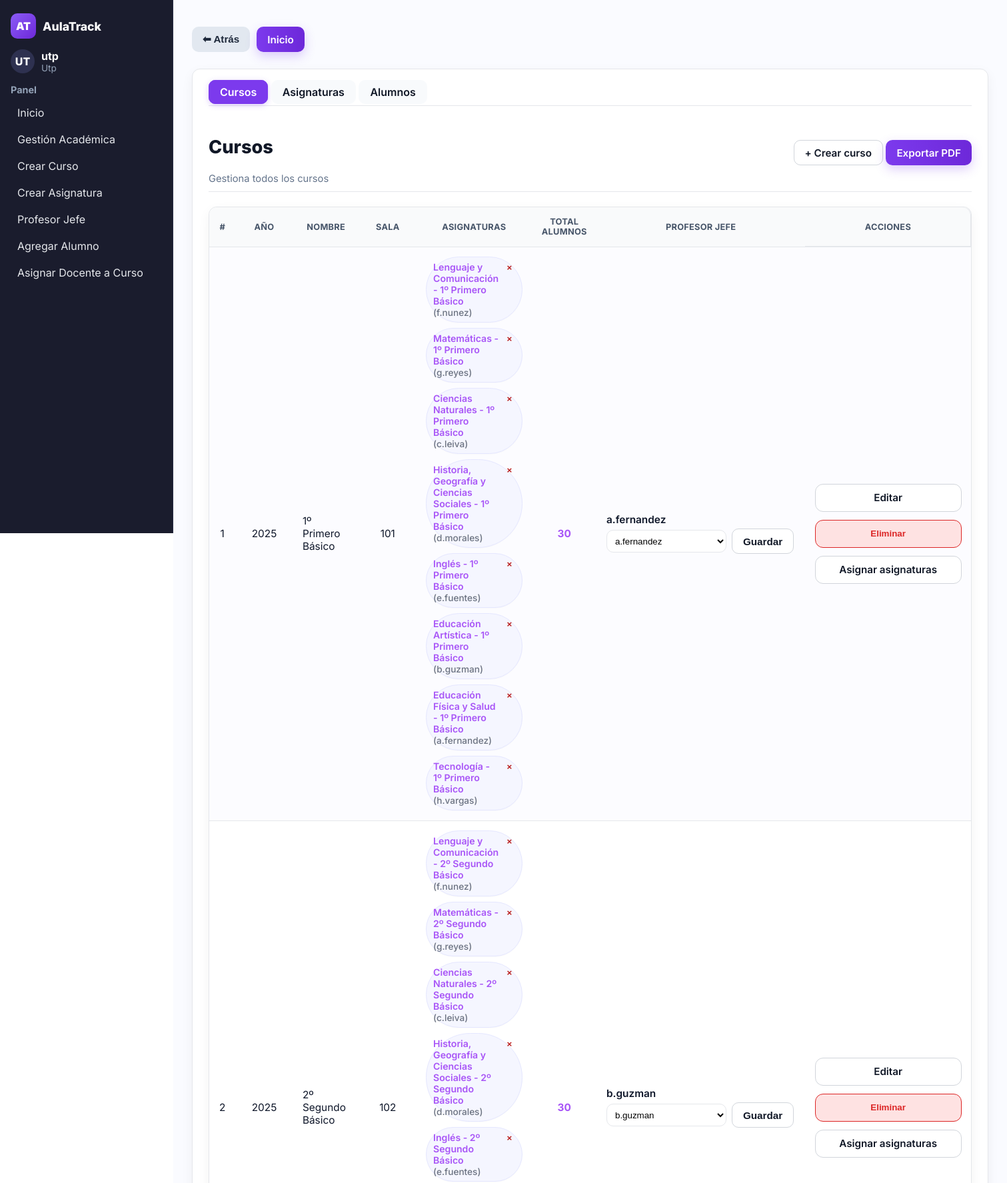
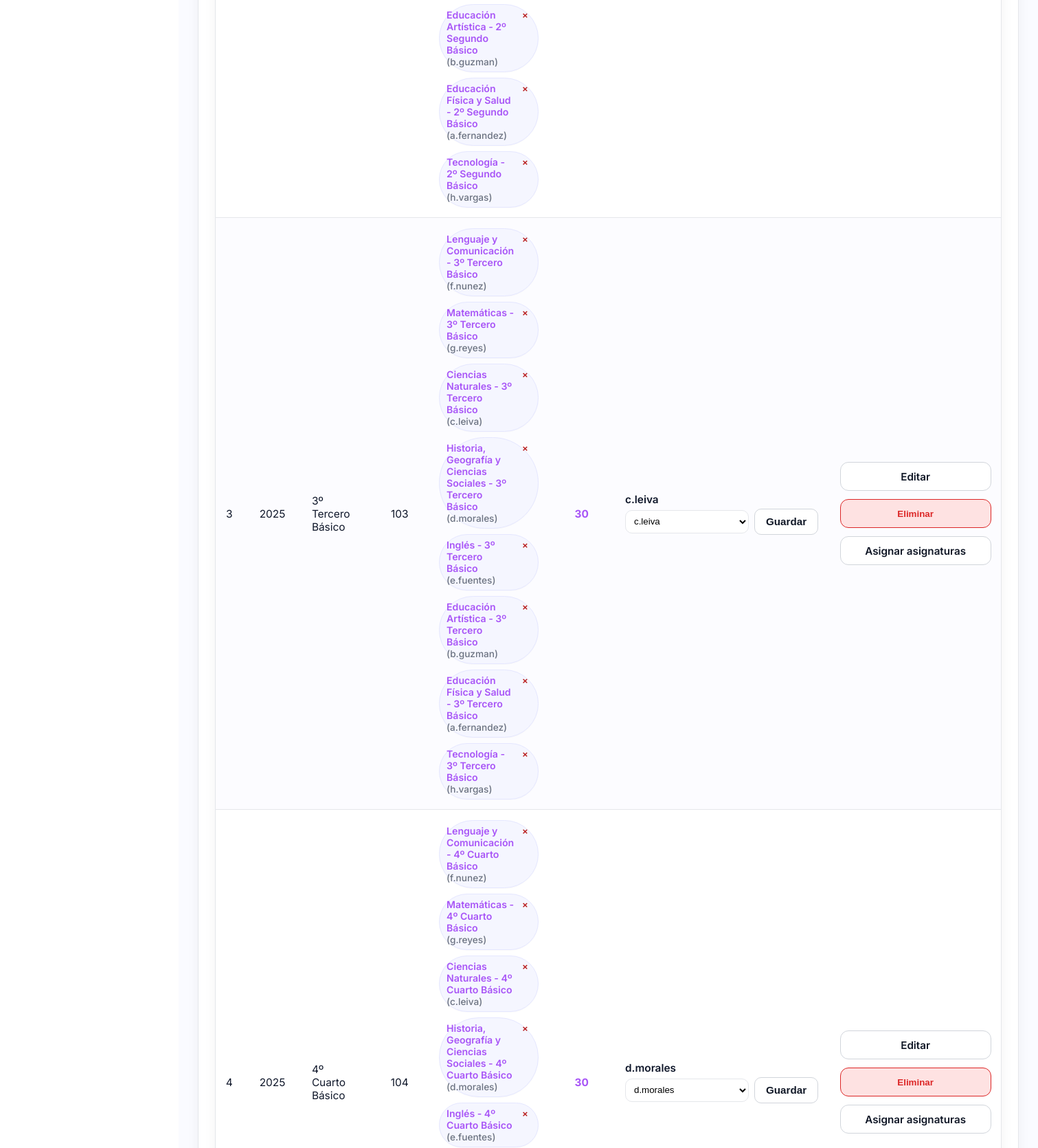
Page /cursos/ (signed in, upper part) on the committed database (2 pictures, top to bottom).
### usuarios/models.py (models this page shows, shortened)
class Usuario(AbstractUser):
    nombres = models.CharField(max_length=100)
    apellidos = models.CharField(max_length=100)
    rut = models.CharField(max_length=12, unique=True, validators=[rut_validator])
    ROLE_DOCENTE = 'docente'
    ROLE_UTP = 'utp'
    ROLE_INSPECTOR = 'inspector'
    ROLE_CHOICES = [
        (ROLE_DOCENTE, 'Docente'),
        (ROLE_UTP, 'UTP'),
        (ROLE_INSPECTOR, 'Inspector'),
    ]
    role = models.CharField(max_length=20, choices=ROLE_CHOICES)

class Curso(models.Model):
    año = models.CharField(max_length=15)
    nombre = models.CharField(max_length=30)
    sala = models.CharField(max_length=10)
    profesor_jefe = models.ForeignKey(
        Usuario,
        on_delete=models.CASCADE,
        null=True,
        blank=True,
        limit_choices_to={'role': 'docente'},
        related_name='cursos_como_profesor_jefe'
    )
    def __str__(self):
        return f"{self.año} {self.nombre} - ({self.sala})"
    class Meta:
        constraints = [
            models.UniqueConstraint(
                Lower('año'), Lower('nombre'), Lower('sala'),
                name='uniq_curso_anio_nombre_sala_ci'
            )
        ]

class Asignatura(models.Model):
    nombre = models.CharField(max_length=30)
    descripcion = models.TextField(blank=True)
    profesor = models.ForeignKey(
        Usuario, on_delete=models.CASCADE, null=True, blank=True, limit_choices_to={'role': 'docente'}
    )
    curso = models.ForeignKey(
        'Curso', on_delete=models.CASCADE, related_name='asignaturas', null=True, blank=True
    )

### usuarios/views.py (the view, shortened to what this page needs)
# urls.py: path('cursos/', cursos_lista, name='cursos_lista'),
@login_required
def cursos_lista(request):
    page = request.GET.get("page", "1")
    curso_id = request.GET.get("curso")
    filtro_nombre = request.GET.get("nombre_asignatura")
    cursos = (
        Curso.objects
        .select_related("profesor_jefe")
        .prefetch_related("asignaturas", "asignaturas__profesor")
        .annotate(
            num_asignaturas=Count("asignaturas", distinct=True),
            num_alumnos=Count("alumno", distinct=True),
        )
        .order_by("año", "nombre")
    )
    docentes = Usuario.objects.filter(role="docente").order_by("first_name", "last_name", "username")
    alumnos = (
        Alumno.objects
        .select_related("curso")
        .order_by("curso__año", "curso__nombre", "apellidos", "nombres")
    )
    if curso_id:
        alumnos = alumnos.filter(curso_id=curso_id)
    asignaturas = Asignatura.objects.select_related("profesor").all().order_by("nombre")
    context = {
        "page": page,
        "cursos": cursos,
        "asignaturas": asignaturas,
        "docentes": docentes,
        "alumnos": alumnos,
        "cursos_alumno": cursos,
        "curso_seleccionado": int(curso_id) if curso_id else None,
    }
    return render(request, "cursos_lista.html", context)

### usuarios/templates/cursos_lista.html (shortened to what this page needs)
{% extends 'base.html' %}
{% load static dict_extras %}
{% block extra_css %}
<link rel="stylesheet" href="{% static 'css/cursos_lista.css' %}">
{% endblock %}
{% block content %}
<div class="page-head flex-between">
  <div>
    <a class="page-btn {% if page == '1' %}active{% endif %}" href="?page=1">Cursos</a>
    <a class="page-btn {% if page == '2' %}active{% endif %}" href="?page=2">Asignaturas</a>
    <a class="page-btn {% if page == '3' %}active{% endif %}" href="?page=3">Alumnos</a>
  </div>
</div>
{% if page == '1' %}
<div class="page-head flex-between">
  <div>
    <h1>Cursos</h1>
    <div class="hint">Gestiona todos los cursos</div>
  </div>
  <div class="head-actions">
    <a class="btn" href="{% url 'usuarios:crear_curso' %}?from=cursos_lista">+ Crear curso</a>
    <a class="btn-prim" href="{% url 'usuarios:cursos_export_pdf' %}">Exportar PDF</a>
  </div>
</div>
<div class="table-wrap">
  <table class="table table-cursos">
    <thead>
      <tr>
        <th class="col-idx">#</th>
        <th class="col-anio">AÑO</th>
        <th class="col-nombre">NOMBRE</th>
        <th class="col-sala">SALA</th>
        <th class="col-asign">ASIGNATURAS</th>
        <th class="col-total">TOTAL<br>ALUMNOS</th>
        <th class="col-pjefe">PROFESOR JEFE</th>
        <th class="col-acciones">ACCIONES</th>
      </tr>
    </thead>
    <tbody>
      {% for c in cursos %}
      <tr>
        <td class="col-idx">{{ forloop.counter }}</td>
        <td class="col-anio">{{ c.año }}</td>
        <td class="col-nombre">{{ c.nombre }}</td>
        <td class="col-sala">{{ c.sala }}</td>
        <td class="col-asign">
          {% with asigns=c.asignaturas.all %}
            {% if asigns %}
              <div class="chips">
                {% for a in asigns %}
                  <span class="chip" title="{{ a.nombre }}{% if a.profesor %} ({{ a.profesor.get_full_name|default:a.profesor.username }}){% endif %}">
                    <span class="chip-text">
                      <a class="chip-label" href="{% url 'usuarios:asignatura_editar' a.id %}">{{ a.nombre }}</a>
                      {% if a.profesor %}
                        <span class="chip-sub">({{ a.profesor.get_full_name|default:a.profesor.username }})</span>
                      {% endif %}
                    </span>
                    <form method="post" action="{% url 'usuarios:curso_quitar_asignatura' c.id a.id %}" class="chip-remove js-delete-form" data-confirm="¿Quitar «{{ a.nombre }}» del curso {{ c }}?">
                      <button type="submit" class="chip-x" aria-label="Quitar asignatura">×</button>
                    </form>
                  </span>
                {% endfor %}
              </div>
            {% else %} — {% endif %}
          {% endwith %}
        </td>
        <td class="col-total">
          <a href="?page=3&curso={{ c.id }}" class="link">{{ c.num_alumnos }}</a>
        </td>
        <td class="col-pjefe">
          {% if c.profesor_jefe %}
            <div class="pjefe-name">
              {{ c.profesor_jefe.get_full_name|default:c.profesor_jefe.username }}
            </div>
          {% else %}
            <div class="muted">—</div>
          {% endif %}
          <form method="post" action="{% url 'usuarios:asignar_profesor_jefe' %}" class="inline-form">
            <select name="profesor_jefe" class="mini-select">
              {% for d in docentes %}
                <option value="{{ d.id }}" {% if c.profesor_jefe_id == d.id %}selected{% endif %}>
                  {{ d.get_full_name|default:d.username }}
                </option>
              {% endfor %}
            </select>
            <button type="submit" class="btn mini">Guardar</button>
          </form>
        </td>
        <td class="col-acciones">
          <div class="cell-actions">
            <a class="btn" href="{% url 'usuarios:curso_editar' c.id %}">Editar</a>
            <form method="post" action="{% url 'usuarios:curso_eliminar' c.id %}" class="js-delete-form" data-confirm="¿Eliminar el curso '{{ c }}'? Esta acción no se puede deshacer.">
              <button type="submit" class="btn-danger">Eliminar</button>
            </form>
            <a class="btn" href="{% url 'usuarios:asignar_asignaturas_curso' c.id %}">Asignar asignaturas</a>
          </div>
        </td>
      </tr>
      {% empty %}
      <tr><td colspan="8">No hay cursos.</td></tr>
      {% endfor %}
    </tbody>
  </table>
</div>
{% endif %}
{% endblock %}

### usuarios/templates/base.html (shortened to what this page needs)
{% load static %}
<!DOCTYPE html>
<html lang="es">
<head>
    <link rel="stylesheet" href="{% static 'css/base.css' %}">
    {% block extra_css %}{% endblock %}
    <link rel="stylesheet" href="{% static 'css/global.css' %}">
</head>
<body>
<main class="app">
    <aside class="sidebar" aria-label="Barra lateral">
        <div class="sidebar-content">
            <div class="brand">
                <div class="logo">AT</div>
                <div class="name">AulaTrack</div>
            </div>
            {% if user.is_authenticated %}
            <div class="profile">
                <div class="avatar">{{ user.username|slice:":2"|upper }}</div>
                <div>
                    <div class="docente">{{ user.username }}</div>
                    <div class="rol">
                        {% if user.is_superuser %}
                            Superusuario
                        {% else %}
                            {{ user.role|title|default:"Sin rol" }}
                        {% endif %}
                    </div>
                </div>
            </div>
            <nav class="menu">
                <div class="nav-section">
                    <h4>Panel</h4>
                    <ul>
                        <li><a href="{% url 'usuarios:home_page' %}">Inicio</a></li>
                        {% if user.is_superuser %}
                            <li><a href="{% url 'usuarios:cursos_lista' %}">Gestión Académica</a></li>
                            <li><a href="{% url 'usuarios:crear_curso' %}">Crear Curso</a></li>
                            <li><a href="{% url 'usuarios:crear_asignatura' %}">Crear Asignatura</a></li>
                            <li><a href="{% url 'usuarios:asignar_profesor_jefe' %}">Profesor Jefe</a></li>
                            <li><a href="{% url 'usuarios:agregar_alumno' %}">Agregar Alumno</a></li>
                            <li><a href="{% url 'usuarios:gestion_usuario' %}">Usuarios</a></li>
                            <li><a href="{% url 'usuarios:historial_admin' %}">Historial</a></li>
                            <li><a href="{% url 'usuarios:asignar_docente_curso' %}">Asignar Docente a Curso</a></li>
                        {% elif user.role == "utp" %}
                            <li><a href="{% url 'usuarios:cursos_lista' %}">Gestión Académica</a></li>
                            <li><a href="{% url 'usuarios:crear_curso' %}">Crear Curso</a></li>
                            <li><a href="{% url 'usuarios:crear_asignatura' %}">Crear Asignatura</a></li>
                            <li><a href="{% url 'usuarios:asignar_profesor_jefe' %}">Profesor Jefe</a></li>
                            <li><a href="{% url 'usuarios:agregar_alumno' %}">Agregar Alumno</a></li>
                            <li><a href="{% url 'usuarios:asignar_docente_curso' %}">Asignar Docente a Curso</a></li>
                        {% elif user.role == "docente" %}
                            <li><a href="{% url 'usuarios:home_page' %}">Mis Cursos</a></li>
                        {% elif user.role == "alumno" %}
                            <li><a href="{% url 'usuarios:home_page' %}">Mi Inicio</a></li>
                        {% endif %}
                    </ul>
                </div>
            </nav>
            {% endif %}
        </div>
    </aside>
    <section class="main">
        {% if request.path != '/' and request.path != '/home/' %}
        <div class="nav-buttons fade-in">
            <button onclick="window.history.back()" class="btn btn-secondary">⬅ Atrás</button>
            <a href="{% url 'usuarios:home_page' %}" class="btn btn-prim">Inicio</a>
        </div>
        {% endif %}
        <div class="content">
            {% block content %}{% endblock %}
        </div>
    </section>
</main>
</body>
</html>

### usuarios/static/css/base.css (style rules this page uses)
:root { --brand-400:#b197fc; --brand-500:#a855f7; --brand-600:#8b5cf6; --brand-700:#7c3aed; --brand-800:#6d28d9; --side-bg:#1a1c2d; --side-border:#2a2d45; --side-hover:#2a2e49; --side-text:#e5e7eb; --side-muted:#94a3b8; --bg:#ffffff; --surface:#f9fafb; --border:#e5e7eb; --text:#0f172a; --danger:#dc2626; --danger-hover:#b91c1c; --radius:12px; --transition:all 0.25s ease; --shadow:0 8px 20px rgba(0,0,0,0.05); }
* { box-sizing:border-box }
html,body { height:100%;margin:0;font-family:"Inter",system-ui,sans-serif;background:var(--bg);color:var(--text); }
.app { display:grid; grid-template-columns:260px 1fr; min-height:100vh; }
.sidebar { background:var(--side-bg); color:var(--side-text); display:flex; flex-direction:column; justify-content:space-between; border-right:1px solid var(--side-border); position:sticky; top:0; height:100vh; }
.sidebar-content { padding:20px 16px 90px; overflow-y:auto; }
.brand { display:flex;align-items:center;gap:10px;margin-bottom:1rem; }
.logo { width:38px;height:38px;display:grid;place-items:center; border-radius:10px; background:linear-gradient(135deg,var(--brand-600),var(--brand-800)); color:#fff;font-weight:900; }
.name { font-weight:800;color:#fff;font-size:1.1rem; }
.profile { display:flex;align-items:center;gap:10px;margin:1rem 0; }
.avatar { width:36px;height:36px;border-radius:999px; background:#2e3150;color:#fff;font-weight:800; display:grid;place-items:center; }
.docente { font-weight:700;color:#fff; }
.rol { font-size:.85rem;color:var(--side-muted); }
.nav-section { margin-top:1rem; }
.nav-section h4 { margin:0 0 .5rem;color:var(--side-muted);font-size:.9rem;font-weight:700; }
.nav-section ul { list-style:none;margin:0;padding:0;display:grid;gap:4px; }
.nav-section a { display:block; padding:8px 10px; border-radius:8px; color:var(--side-text); transition:var(--transition); }
.main { background:var(--bg); padding:24px 28px; }
.content { background:var(--surface); border:1px solid var(--border); border-radius:var(--radius); padding:1.5rem; box-shadow:var(--shadow); }
a { color:var(--brand-500); text-decoration:none; transition:var(--transition); }

### usuarios/static/css/global.css (style rules this page uses)
body, html, .main { font-family: "Inter", system-ui, sans-serif; background: #fafbff !important; color: #0f172a; }
.btn, .btn-prim, .btn-secondary { display: inline-flex; align-items: center; justify-content: center; gap: 0.4rem; border-radius: 10px; font-weight: 600; cursor: pointer; text-decoration: none; font-size: 0.95rem; transition: all 0.25s ease; height: 38px; padding: 0 1rem; }
.btn { background: #fff; color: #111827; border: 1px solid #d1d5db; }
.btn-prim { background: linear-gradient(90deg, #7c3aed, #6d28d9); color: #fff; border: none; box-shadow: 0 6px 16px rgba(124, 58, 237, 0.25); }
.btn-secondary { background-color: #e2e8f0; color: #1e293b; border: none; }
.nav-buttons { display: flex; gap: 10px; margin: 15px 0 25px 0; animation: fadeIn 0.4s ease-in; }
.fade-in { animation: fadeIn 0.4s ease-in; }
.nav-buttons a { text-decoration: none !important; }
.table { width: 100%; border-collapse: collapse; }
.table th, .table td { padding: 0.9rem; border-bottom: 1px solid #e5e7eb; }
.table th { background: #f9fafb; color: #475569; text-transform: uppercase; font-size: 0.8rem; font-weight: 700; }
h1, h2, h3, h4, h5 { color: #111827; font-weight: 800; }
.hint, .muted { color: #6b7280; }

### rows in the picture
Usuario: username "UT", username "utp", role "Utp"
Curso: año "2025", nombre "1º Primero Básico", sala "101", num_alumnos "30", profesor_jefe.get_full_name "a.fernandez", profesor_jefe "a.fernandez"
Asignatura: nombre "Lenguaje y Comunicación - 1º Primero Básico", profesor.get_full_name "f.nunez"
Asignatura: nombre "Matemáticas - 1º Primero Básico", profesor.get_full_name "g.reyes"
Asignatura: nombre "Ciencias Naturales - 1º Primero Básico", profesor.get_full_name "c.leiva"
Asignatura: nombre "Historia, Geografía y Ciencias Sociales - 1º Primero Básico", profesor.get_full_name "d.morales"
Asignatura: nombre "Inglés - 1º Primero Básico", profesor.get_full_name "e.fuentes"
Asignatura: nombre "Educación Artística - 1º Primero Básico", profesor.get_full_name "b.guzman"
Asignatura: nombre "Educación Física y Salud - 1º Primero Básico", profesor.get_full_name "a.fernandez"
Asignatura: nombre "Tecnología - 1º Primero Básico", profesor.get_full_name "h.vargas"
Curso: año "2025", nombre "2º Segundo Básico", sala "102", num_alumnos "30", profesor_jefe.get_full_name "b.guzman", profesor_jefe "b.guzman"
Asignatura: nombre "Lenguaje y Comunicación - 2º Segundo Básico", profesor.get_full_name "f.nunez"
Asignatura: nombre "Matemáticas - 2º Segundo Básico", profesor.get_full_name "g.reyes"
Asignatura: nombre "Ciencias Naturales - 2º Segundo Básico", profesor.get_full_name "c.leiva"
Asignatura: nombre "Historia, Geografía y Ciencias Sociales - 2º Segundo Básico", profesor.get_full_name "d.morales"
Asignatura: nombre "Inglés - 2º Segundo Básico", profesor.get_full_name "e.fuentes"
Asignatura: nombre "Educación Artística - 2º Segundo Básico", profesor.get_full_name "b.guzman"
Asignatura: nombre "Educación Física y Salud - 2º Segundo Básico", profesor.get_full_name "a.fernandez"
Asignatura: nombre "Tecnología - 2º Segundo Básico", profesor.get_full_name "h.vargas"
Curso: año "2025", nombre "3º Tercero Básico", sala "103", num_alumnos "30", profesor_jefe.get_full_name "c.leiva", profesor_jefe "c.leiva"
Asignatura: nombre "Lenguaje y Comunicación - 3º Tercero Básico", profesor.get_full_name "f.nunez"
Asignatura: nombre "Matemáticas - 3º Tercero Básico", profesor.get_full_name "g.reyes"
Asignatura: nombre "Ciencias Naturales - 3º Tercero Básico", profesor.get_full_name "c.leiva"
Asignatura: nombre "Historia, Geografía y Ciencias Sociales - 3º Tercero Básico", profesor.get_full_name "d.morales"
Asignatura: nombre "Inglés - 3º Tercero Básico", profesor.get_full_name "e.fuentes"
Asignatura: nombre "Educación Artística - 3º Tercero Básico", profesor.get_full_name "b.guzman"
Asignatura: nombre "Educación Física y Salud - 3º Tercero Básico", profesor.get_full_name "a.fernandez"
Asignatura: nombre "Tecnología - 3º Tercero Básico", profesor.get_full_name "h.vargas"
Curso: año "2025", nombre "4º Cuarto Básico", sala "104", num_alumnos "30", profesor_jefe.get_full_name "d.morales", profesor_jefe "d.morales"
Asignatura: nombre "Lenguaje y Comunicación - 4º Cuarto Básico", profesor.get_full_name "f.nunez"
Asignatura: nombre "Matemáticas - 4º Cuarto Básico", profesor.get_full_name "g.reyes"
Asignatura: nombre "Ciencias Naturales - 4º Cuarto Básico", profesor.get_full_name "c.leiva"
Asignatura: nombre "Historia, Geografía y Ciencias Sociales - 4º Cuarto Básico", profesor.get_full_name "d.morales"
Asignatura: nombre "Inglés - 4º Cuarto Básico", profesor.get_full_name "e.fuentes"
